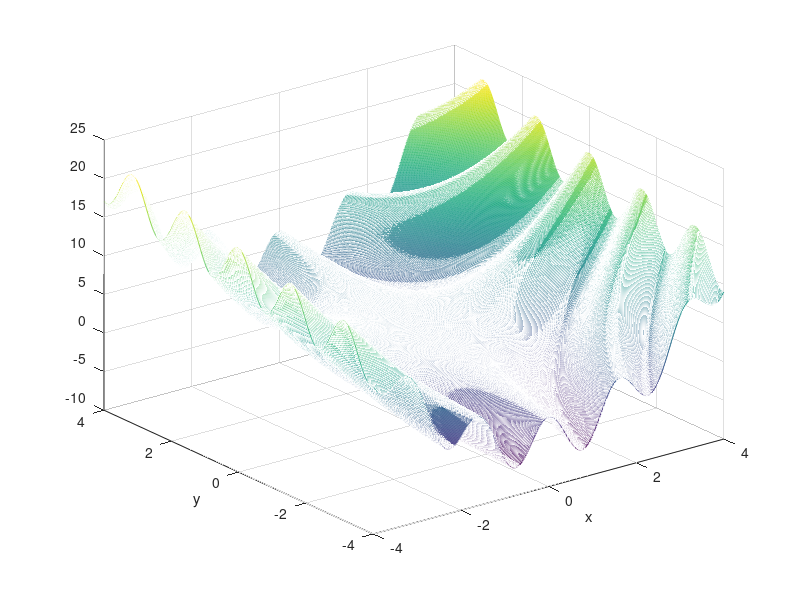

Recreate this plot in MATLAB.
clear all;
close all;
clc;
x=-4:0.01:4;
y=-4:0.01:4;
N=size(x,2);     %输出x第二维度的大小 这里就是列数
for i=1:N
    for j=1:N
        z(i,j)=3*cos(x(i)*y(j))+x(i)+y(j)*y(j);
    end
end
mesh(x,y,z)
xlabel('x')
ylabel('y')
